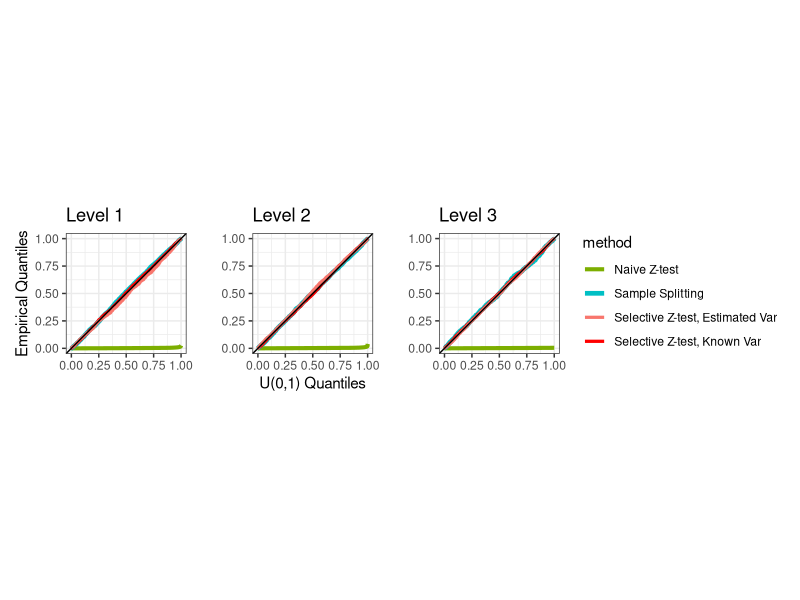
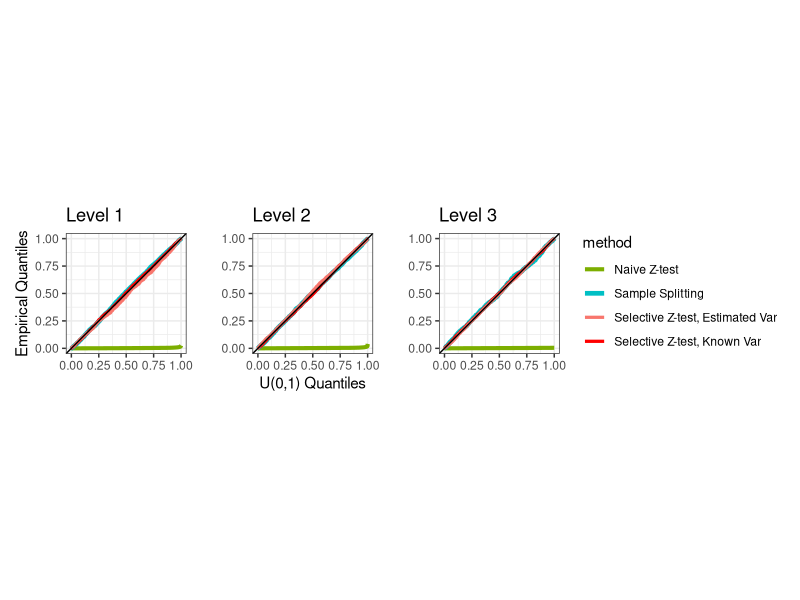

Source code (R) for these figures, in order:
library(tidyverse)
library(gridExtra)

naivezcol <- "#7CAE00"
sampsplitcol <- "#00BFC4"
treevalcol <- "#F8766D"
treevalESTcol <- "red"
ctreecol <- "black"

setwd("~/Dropbox/Tree Values Paper/Code Reviewer Response")
nullResNew <- read.csv("normal_var_est.csv", sep=" ", header=FALSE)
nullRes <- read.csv("null_res_1-18-2021-5000.csv",sep=" ", header=FALSE) 
names(nullRes) <- 
  names(nullResNew) <- c("cp", "seed", "method", "type", "depth", "pval", "n1", "n2", "sampsig", "NA")

quants_treevalue_est1 <- sort((nullResNew %>% filter(depth==1,method=="Tree-Values", type=="split"))$pval)
quants_treevalue_split1 <- sort((nullRes %>% filter(depth==1,method=="Tree-Values", type=="split"))$pval)
quants_pvalue_split1 <- sort((nullRes %>% filter(depth==1,method=="NaiveZ",type=="split"))$pval)
quants_sampsplit_split1 <- sort((nullRes %>% filter(depth==1,method=="splitting", type=="split"))$pval)

quants_treevalue_est2 <- sort((nullResNew %>% filter(depth==2,method=="Tree-Values", type=="split"))$pval)
quants_treevalue_split2 <- sort((nullRes %>% filter(depth==2,method=="Tree-Values", type=="split"))$pval)
quants_pvalue_split2 <- sort((nullRes %>% filter(depth==2,method=="NaiveZ",type=="split"))$pval)
quants_sampsplit_split2 <- sort((nullRes %>% filter(depth==2,method=="splitting", type=="split"))$pval)

quants_treevalue_est3 <- sort((nullResNew %>% filter(depth==3,method=="Tree-Values", type=="split"))$pval)
quants_treevalue_split3 <- sort((nullRes %>% filter(depth==3,method=="Tree-Values", type=="split"))$pval)
quants_pvalue_split3 <- sort((nullRes %>% filter(depth==3,method=="NaiveZ",type=="split"))$pval)
quants_sampsplit_split3 <- sort((nullRes %>% filter(depth==3,method=="splitting", type=="split"))$pval)

p1 <- ggplot(data=NULL) +
  geom_line(aes(x=qunif(seq(0,1,length.out=length(quants_pvalue_split1))), y=quants_pvalue_split1, col="Naive Z-test"), alpha=1, lwd=1.4) +
  geom_line(aes(x=qunif(seq(0,1,length.out=length(quants_sampsplit_split1))), y=quants_sampsplit_split1, col="Sample Splitting"),alpha=1, lwd=1.6)+
  geom_line(aes(x=qunif(seq(0,1,length.out=length(quants_treevalue_split1))), y=quants_treevalue_split1, col="Selective Z-test, Known Var"),alpha=1, lwd=1.1)+
  geom_line(aes(x=qunif(seq(0,1,length.out=length(quants_treevalue_est1))), y=quants_treevalue_est1, col="Selective Z-test, Estimated Var"),alpha=1, lwd=1.1)+
  xlab("") +
  ylab("Empirical Quantiles")+ggtitle("Level 1") +
  theme(plot.title = element_text(size = 10),axis.title=element_text(size = 7.5)) +
  coord_fixed()+theme_bw() + labs(col="Method")+guides(col=FALSE)+
  scale_color_manual(values = c(naivezcol, sampsplitcol, treevalcol, treevalESTcol))+
  geom_abline()

p2 <- ggplot(data=NULL) +
  geom_line(aes(x=qunif(seq(0,1,length.out=length(quants_pvalue_split2))), y=quants_pvalue_split2, col="Naive Z-test"), alpha=1, lwd=1.4) +
  geom_line(aes(x=qunif(seq(0,1,length.out=length(quants_sampsplit_split2))), y=quants_sampsplit_split2, col="Sample Splitting"),alpha=1, lwd=1.6)+
  geom_line(aes(x=qunif(seq(0,1,length.out=length(quants_treevalue_split2))), y=quants_treevalue_split2, col="Selective Z-test, Known Var"), alpha=1, lwd=1.1) +
  geom_line(aes(x=qunif(seq(0,1,length.out=length(quants_treevalue_est2))), y=quants_treevalue_est2, col="Selective Z-test, Estimated Var"),alpha=1, lwd=1.1)+
  xlab("U(0,1) Quantiles") +
  ylab("")+ggtitle("Level 2") +
  theme(plot.title = element_text(size = 10),axis.title=element_text(size = 7.5)) +
  coord_fixed()+theme_bw() + labs(col="Method")+guides(col=FALSE)+
  scale_color_manual(values = c(naivezcol, sampsplitcol, treevalcol, treevalESTcol))+
  geom_abline()

p3 <- ggplot(data=NULL)+
  geom_line(aes(x=qunif(seq(0,1,length.out=length(quants_pvalue_split3))), y=quants_pvalue_split3, col="Naive Z-test"), alpha=1, lwd=1.4) +
  geom_line(aes(x=qunif(seq(0,1,length.out=length(quants_sampsplit_split3))), y=quants_sampsplit_split3, col="Sample Splitting"),alpha=1, lwd=1.6)+
  geom_line(aes(x=qunif(seq(0,1,length.out=length(quants_treevalue_split3))), y=quants_treevalue_split3, col="Selective Z-test, Known Var"), alpha=1, lwd=1.1)+
  geom_line(aes(x=qunif(seq(0,1,length.out=length(quants_treevalue_est3))), y=quants_treevalue_est3, col="Selective Z-test, Estimated Var"),alpha=1, lwd=1.1)+
  xlab("") +
  ylab("")+ggtitle("Level 3") +
  geom_abline()+
  theme(plot.title = element_text(size = 10),axis.title=element_text(size = 7.5)) +
  coord_fixed()+theme_bw() + 
  labs(col="method")+
  scale_color_manual(values = c(naivezcol, sampsplitcol, treevalcol, treevalESTcol))

### Note to self!!! The sizes were not working out well automatically. Cropped out white space in preview.
library(patchwork)
p1+p2+p3+plot_layout(guides="collect")
ggsave("~/Dropbox/Tree Values Paper/JMLR Reviewer Responses/type1.png")
